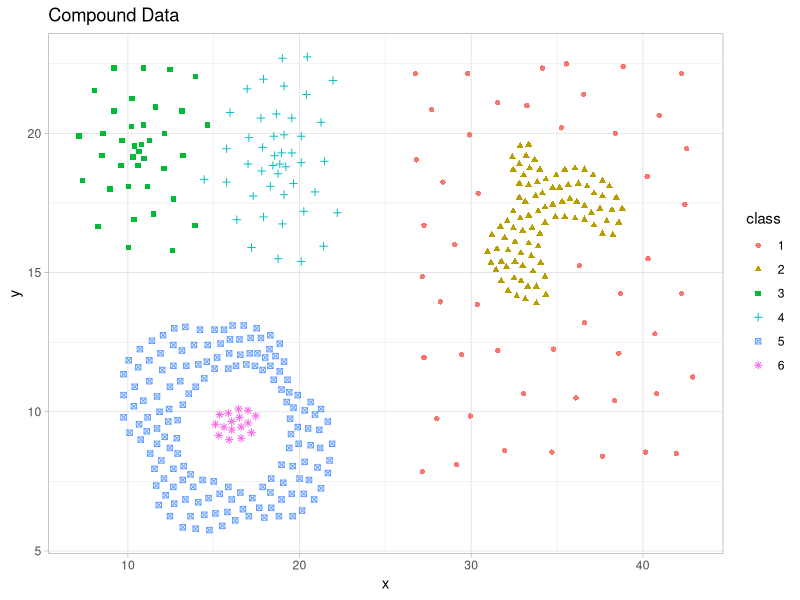

Source code (R):
## ---- chunk 1
# Imports ---------------------------------------
library(tidyverse) # For convenience, plots, tables and probably some other stuff.
## ---- chunk 2
# Data load
compound.df <- read.csv("Compound.txt", sep = "\t", header = F)
# Adding lables
names(compound.df) <- c("x", "y", "class")

compound.df$class <- factor(compound.df$class)
## ---- chunk 3
ggplot(compound.df, aes(x, y, shape = class, color = class)) +
  geom_point() +
  labs(title = "Compound Data") +
  theme_light()
## ---- chunk 4
norm.compound <- scale(compound.df[1:2]) %>% 
  data.frame()
norm.compound$class <- compound.df$class
## ---- chunk 5

## ---- chunk 6

